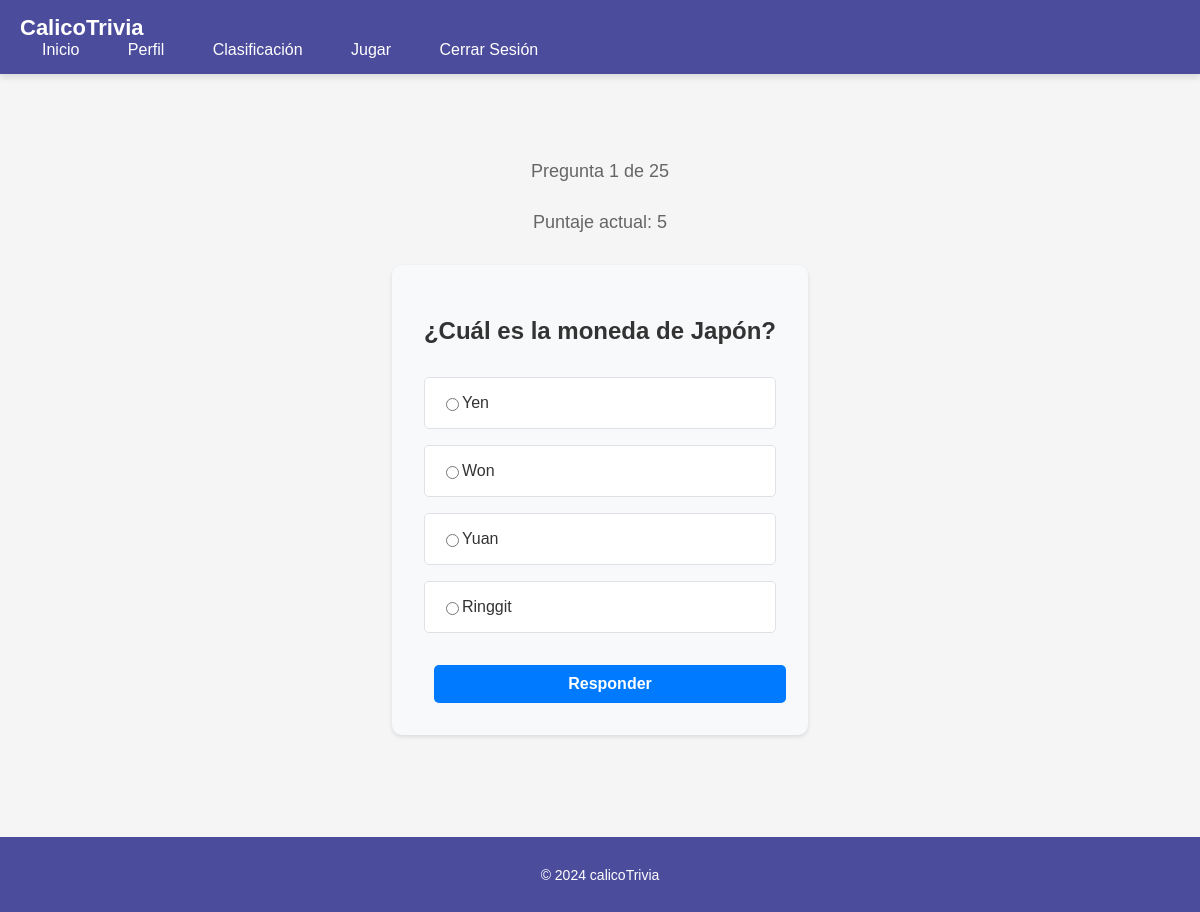
Page /game/ (signed in) on the committed database.
### players/models.py (models this page shows, shortened)
class Player(models.Model):
    user = models.OneToOneField(User, on_delete=models.CASCADE)
    total_score = models.IntegerField(default=0)
    created_at = models.DateTimeField(auto_now_add=True)

### questions/models.py (models this page shows, shortened)
class Question(models.Model):
    text = models.CharField(max_length=500)
    correct_answer = models.CharField(max_length=255)
    option_1 = models.CharField(max_length=255)
    option_2 = models.CharField(max_length=255)
    option_3 = models.CharField(max_length=255)
    option_4 = models.CharField(max_length=255)
    created_at = models.DateTimeField(auto_now_add=True)
    class Meta:
        ordering = ['?']  # Esto ordenará las preguntas aleatoriamente

### games/views.py (the view, shortened to what this page needs)
# urls.py: path('game/', views.game_view, name='game'),
@login_required
def game_view(request):
    if 'question_ids' not in request.session:
        question_ids = list(Question.objects.values_list('id', flat=True))
        from random import shuffle
        shuffle(question_ids)
        request.session['question_ids'] = question_ids
    question_ids = request.session.get('question_ids', [])
    current_question_index = request.session.get('current_question_index', 0)
    if not question_ids or current_question_index >= len(question_ids):
        return render(request, 'games/game.html', {
            'message': '¡Juego terminado!',
            'final_score': request.user.player.total_score
        })
    try:
        current_question = Question.objects.get(id=question_ids[current_question_index])
    except Question.DoesNotExist:
        messages.error(request, 'Error al cargar la pregunta')
        return redirect('home')
    context = {
        'question': current_question,
        'question_number': current_question_index + 1,
        'total_questions': len(question_ids),
        'messages': messages.get_messages(request)
    }
    return render(request, 'games/game.html', context)

### templates/games/game.html (shortened to what this page needs)
{% extends 'base.html' %}
{% block content %}
<div class="game-container">
    {% if message %}
        <div class="game-over">
            <h2>{{ message }}</h2>
            <p>Puntaje final: {{ final_score }}</p>
            <div class="game-actions">
                <a href="{% url 'restart_game' %}" class="button primary">Jugar de nuevo</a>
                <a href="{% url 'home' %}" class="button secondary">Volver al inicio</a>
            </div>
        </div>
    {% else %}
        <div class="game-progress">
            <p>Pregunta {{ question_number }} de {{ total_questions }}</p>
            <p>Puntaje actual: {{ user.player.total_score }}</p>
        </div>
        <div class="question-container">
            <h2>{{ question.text }}</h2>
            <form method="post" class="options-form">
                <div class="options">
                    <label class="option">
                        <input type="radio" name="answer" value="{{ question.option_1 }}" required>
                        <span>{{ question.option_1 }}</span>
                    </label>
                    <label class="option">
                        <input type="radio" name="answer" value="{{ question.option_2 }}" required>
                        <span>{{ question.option_2 }}</span>
                    </label>
                    <label class="option">
                        <input type="radio" name="answer" value="{{ question.option_3 }}" required>
                        <span>{{ question.option_3 }}</span>
                    </label>
                    <label class="option">
                        <input type="radio" name="answer" value="{{ question.option_4 }}" required>
                        <span>{{ question.option_4 }}</span>
                    </label>
                </div>
                <button type="submit" class="button primary">Responder</button>
            </form>
        </div>
    {% endif %}
</div>
{% endblock %}

### static/styles.css (style rules this page uses)
body { font-family: 'Segoe UI', Tahoma, Geneva, Verdana, sans-serif; margin: 0; padding: 0; background-color: #f4f4f9; color: #333; }
.main-content p { font-size: 18px; margin-bottom: 30px; color: #666; }
body { font-family: 'Arial', sans-serif; background-color: #f5f5f5; margin: 0; padding: 0; }
button { width: 100%; padding: 12px; font-size: 16px; color: white; background-color: #6f42c1; border: none; border-radius: 5px; cursor: pointer; }
p { margin-top: 15px; font-size: 14px; }

### templates/games/game.html (style rules this page uses)
.game-container { max-width: 800px; margin: 0 auto; padding: 2rem; }
.game-progress { text-align: center; margin-bottom: 2rem; }
.question-container { background-color: #f8f9fa; padding: 2rem; border-radius: 10px; box-shadow: 0 2px 4px rgba(0,0,0,0.1); }
.options { display: flex; flex-direction: column; gap: 1rem; margin: 2rem 0; }
.option { display: flex; align-items: center; padding: 1rem; background-color: white; border: 1px solid #dee2e6; border-radius: 5px; cursor: pointer; transition: all 0.3s ease; }
.button { display: inline-block; padding: 10px 20px; border-radius: 5px; text-decoration: none; font-weight: bold; margin: 0 10px; }
.primary { background-color: #007bff; color: white; border: none; }

### rows in the picture
Question: text "¿Cuál es la moneda de Japón?", option_1 "Yen", option_2 "Won", option_3 "Yuan", option_4 "Ringgit"

### other values in the picture
{{ question_number }} "1"
{{ total_questions }} "25"
{{ user.player.total_score }} "5"
